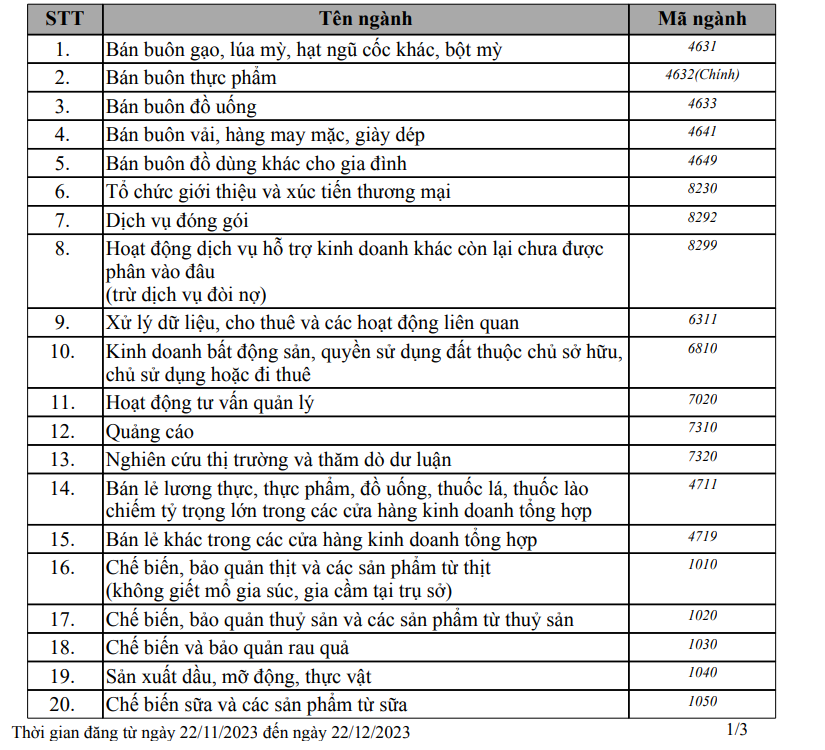
#> input picture extract_table_opencv/Screenshot 2023-12-18 154231.png, 825 x 750 px, found by its file name
$ jupyter execute --allow-errors tesserac.ipynb   (shell and % lines are left out)
#> lines starting #> are read from the running program, lines starting #| are printed output that depends on the picture; after the words box and inside, x2 and y2 are one past the last pixel; in counts of white or black regions, pixels touching at a corner belong together
[cell 1]
import cv2
import numpy as np
import pandas as pd
table_image = cv2.imread(r"C:\Users\weili\Pictures\Screenshots\Screenshot 2023-12-18 154231.png")
#> table_image is the input picture: shape (750, 825, 3); mean B, G, R 225, 225, 225

def preprocess(img, factor: int):
    gray = cv2.cvtColor(img, cv2.COLOR_BGR2GRAY)
    img = Image.fromarray(img)
    enhancer = ImageEnhance.Sharpness(img).enhance(factor)
    if gray.std() < 30:
        enhancer = ImageEnhance.Contrast(enhancer).enhance(factor)
    return np.array(enhancer)

gray = cv2.cvtColor(table_image, cv2.COLOR_BGR2GRAY)
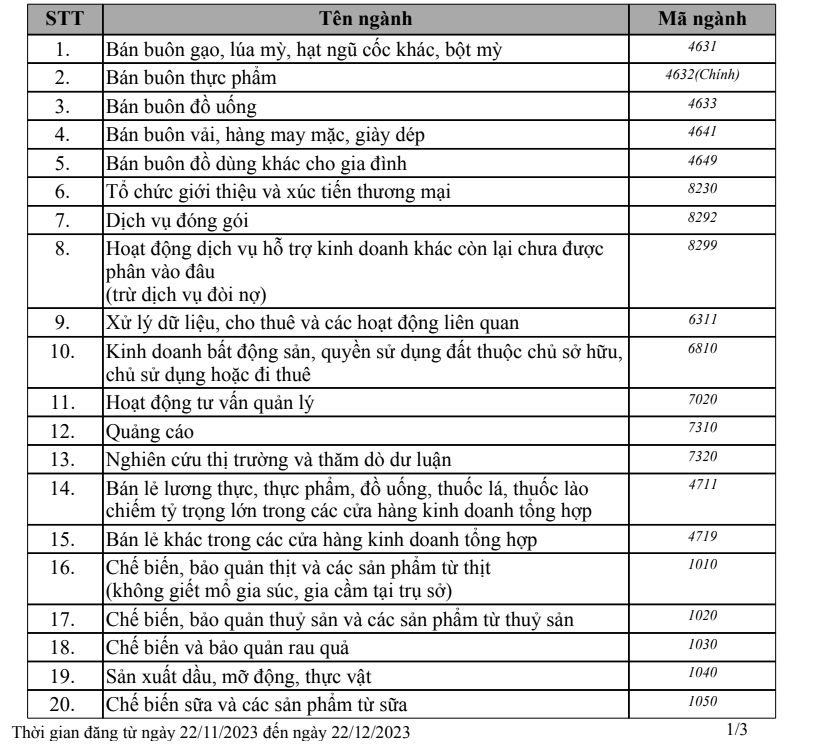
#> gray: shape (750, 825); min 0, max 255, mean 225
thresh, img_bin = cv2.threshold(
    gray, 128, 255, cv2.THRESH_BINARY | cv2.THRESH_OTSU)
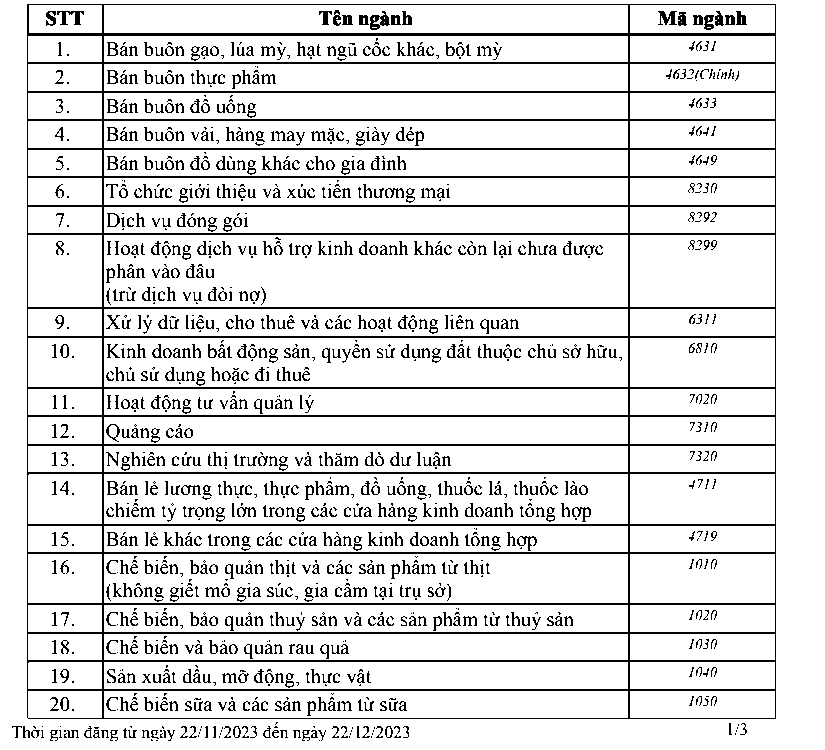
#> img_bin: shape (750, 825); 88.1% white; black in thin lines or dots
#> thresh = 149
img_bin = 255-img_bin
#> img_bin: shape (750, 825); 11.9% white in thin lines or dots

kernel_len = gray.shape[1]//120
#> kernel_len = 6
hor_kernel = cv2.getStructuringElement(cv2.MORPH_RECT, (kernel_len, 1))
#> hor_kernel = [[1, 1, 1, 1, 1, 1]]
image_horizontal = cv2.erode(img_bin, hor_kernel, iterations=3)
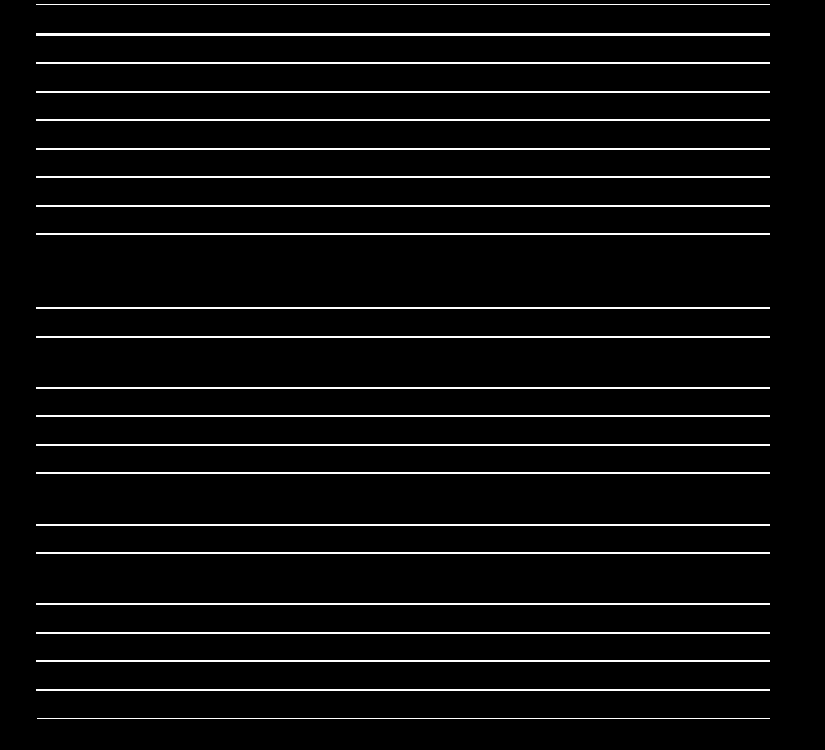
#> image_horizontal: shape (750, 825); 5.1% white in thin lines or dots, all inside (x1, y1, x2, y2) = (36, 4, 770, 719)
horizontal_lines = cv2.dilate(image_horizontal, hor_kernel, iterations=3)
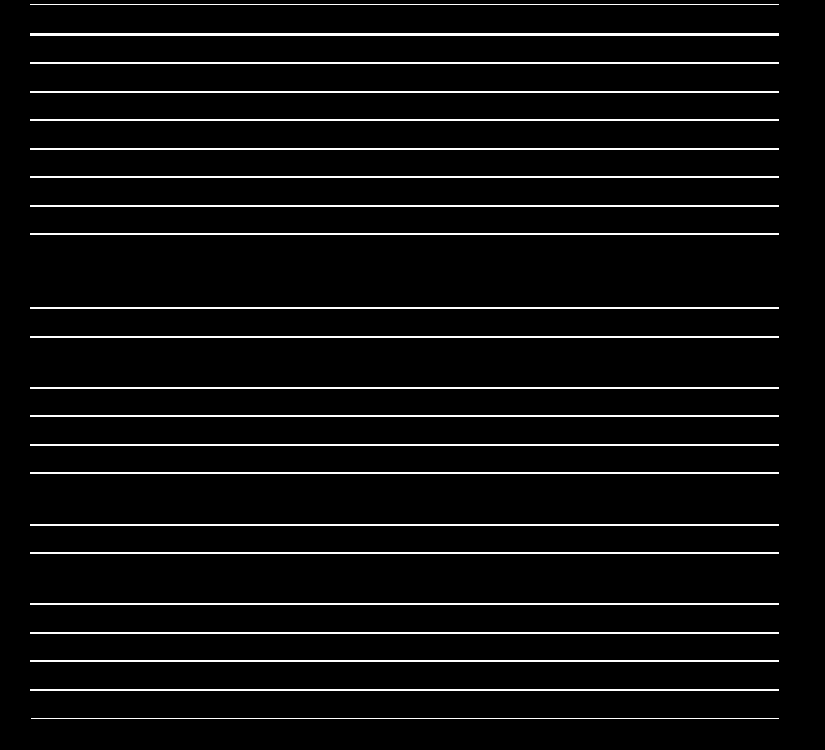
#> horizontal_lines: shape (750, 825); 5.2% white in thin lines or dots, all inside (x1, y1, x2, y2) = (30, 4, 779, 719)

h_lines = cv2.HoughLinesP(
    horizontal_lines, 1, np.pi/180, 30, maxLineGap=250)
#> h_lines = 43 rows, first 6: [30, 604, 778, 604], [30, 4, 778, 4], [30, 444, 778, 444], [30, 603, 778, 603], [30, 34, 778, 34], [30, 307, 778, 307]

[cell 2]
def group_h_lines(h_lines, thin_thresh):
#> called with h_lines = array of shape (43, 1, 4), thin_thresh = 6
    new_h_lines = []
    while len(h_lines) > 0:
        thresh = sorted(h_lines, key=lambda x: x[0][1])[0][0]
        lines = [line for line in h_lines if thresh[1] -
                 thin_thresh <= line[0][1] <= thresh[1] + thin_thresh]
        h_lines = [line for line in h_lines if thresh[1] - thin_thresh >
                   line[0][1] or line[0][1] > thresh[1] + thin_thresh]
        x = []
        for line in lines:
            x.append(line[0][0])
            x.append(line[0][2])
        x_min, x_max = min(x) - int(5*thin_thresh), max(x) + int(5*thin_thresh)
        new_h_lines.append([x_min, thresh[1], x_max, thresh[1]])
#> this loop made 22 passes
#> (lines, x_min) on passes 1, 3, 4, 5, 6, 7, 8, 9, 10, 11, 12, 13: ([[[30, 4, 778, 4]]], 0), ([[[30, 62, 778, 62]], [[30, 63, 778, 63]]], 0), ([[[30, 92, 778, 92]], [[30, 91, 778, 91]]], 0), ([[[30, 120, 778, 120]], [[30, 119, 778, 119]]], 0), ([[[30, 149, 778, 149]], [[30, 148, 778, 148]]], 0), ([[[30, 177, 778, 177]], [[30, 176, 778, 176]]], 0), ([[[30, 205, 778, 205]], [[30, 206, 778, 206]]], 0), ([[[30, 234, 778, 234]], [[30, 233, 778, 233]]], 0), ([[[30, 307, 778, 307]], [[30, 308, 778, 308]]], 0), ([[[30, 336, 778, 336]], [[30, 337, 778, 337]]], 0), ([[[30, 387, 778, 387]], [[30, 388, 778, 388]]], 0), ([[[30, 415, 778, 415]], [[30, 416, 778, 416]]], 0)
#> (thresh, x_min) on pass 2: ([30, 33, 778, 33], 0)
#> after the loop, h_lines = []; new_h_lines = 22 items, first 6: [0, 4, 808, 4], [0, 33, 808, 33], [0, 62, 808, 62], [0, 91, 808, 91], [0, 119, 808, 119], [0, 148, 808, 148]
    return new_h_lines

new_horizontal_lines = group_h_lines(h_lines, kernel_len)
#> new_horizontal_lines has the same summary as new_h_lines in group_h_lines

[cell 3]
kernel_len = gray.shape[1]//120
ver_kernel = cv2.getStructuringElement(cv2.MORPH_RECT, (1, kernel_len))
#> ver_kernel = [1, 1, 1, 1, 1, 1]
image_vertical = cv2.erode(img_bin, ver_kernel, iterations=3)
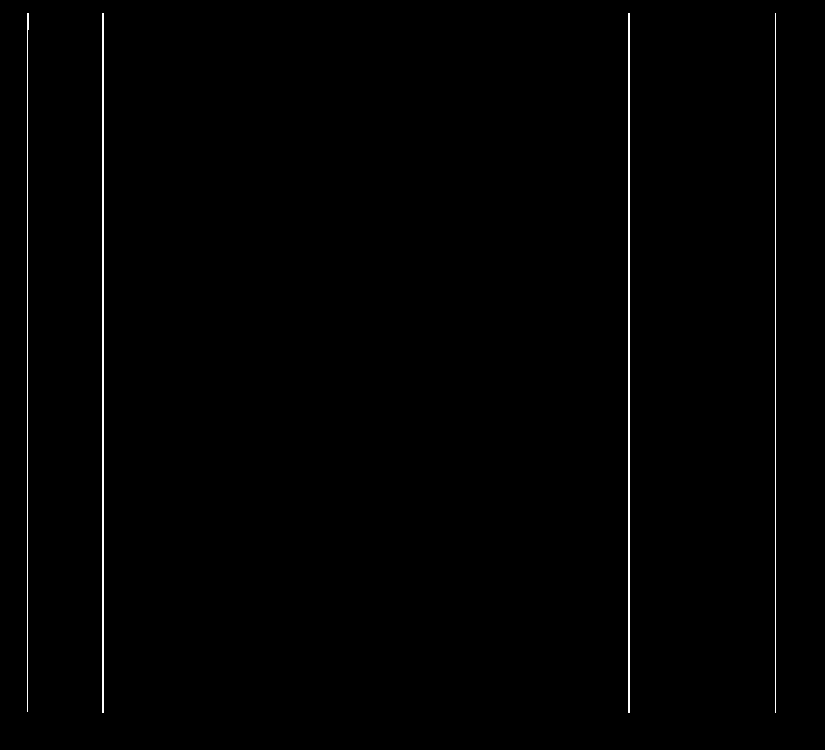
#> image_vertical: shape (750, 825); 0.68% white in thin lines or dots, all inside (x1, y1, x2, y2) = (27, 13, 776, 713)
vertical_lines = cv2.dilate(image_vertical, ver_kernel, iterations=3)
#> vertical_lines: shape (750, 825); 0.7% white in thin lines or dots, all inside (x1, y1, x2, y2) = (27, 7, 776, 722)

v_lines = cv2.HoughLinesP(vertical_lines, 1, np.pi/180, 30, maxLineGap=250)
#> v_lines = [[629, 721, 629, 7], [27, 720, 27, 7], [775, 721, 775, 7], [628, 721, 628, 7], [103, 721, 103, 7], [102, 721, 102, 7], [28, 38, 28, 7]]

def group_v_lines(v_lines, thin_thresh):
#> called with v_lines = array of shape (7, 1, 4), thin_thresh = 6
    new_v_lines = []
    while len(v_lines) > 0:
        thresh = sorted(v_lines, key=lambda x: x[0][0])[0][0]
        lines = [line for line in v_lines if thresh[0] -
                 thin_thresh <= line[0][0] <= thresh[0] + thin_thresh]
        v_lines = [line for line in v_lines if thresh[0] - thin_thresh >
                   line[0][0] or line[0][0] > thresh[0] + thin_thresh]
        y = []
        for line in lines:
            y.append(line[0][1])
            y.append(line[0][3])
        y_min, y_max = min(y) - int(4*thin_thresh), max(y) + int(4*thin_thresh)
        new_v_lines.append([thresh[0], y_min, thresh[0], y_max])
#> this loop made 4 passes
#> (lines, y_max) on passes 1, 2, 4: ([[[27, 720, 27, 7]], [[28, 38, 28, 7]]], 744), ([[[103, 721, 103, 7]], [[102, 721, 102, 7]]], 745), ([[[775, 721, 775, 7]]], 745)
#> (lines, v_lines, y_max) on pass 3: ([[[629, 721, 629, 7]], [[628, 721, 628, 7]]], [[[775, 721, 775, 7]]], 745)
#> after the loop, new_v_lines = [[27, -17, 27, 744], [102, -17, 102, 745], [628, -17, 628, 745], [775, -17, 775, 745]]; v_lines = []
    return new_v_lines

new_vertical_lines = group_v_lines(v_lines, kernel_len)
#> new_vertical_lines has the same summary as new_v_lines in group_v_lines

[cell 4]
def seg_intersect(line1: list, line2: list):
    a1, a2 = line1
    b1, b2 = line2
    da = a2-a1
    db = b2-b1
    dp = a1-b1

    def perp(a):
        b = np.empty_like(a)
        b[0] = -a[1]
        b[1] = a[0]
        return b

    dap = perp(da)
    denom = np.dot(dap, db)
    num = np.dot(dap, dp)
    return (num / denom.astype(float))*db + b1

[cell 5]
points = []
for hline in new_horizontal_lines:
    x1A, y1A, x2A, y2A = hline
    for vline in new_vertical_lines:
        x1B, y1B, x2B, y2B = vline

        line1 = [np.array([x1A, y1A]), np.array([x2A, y2A])]
        line2 = [np.array([x1B, y1B]), np.array([x2B, y2B])]

        x, y = seg_intersect(line1, line2)
        if x1A <= x <= x2A and y1B <= y <= y2B:
            points.append([int(x), int(y)])
#> this loop made 22 passes
#> (y1A, y2A) on passes 1 to 8: (4, 4), (33, 33), (62, 62), (91, 91), (119, 119), (148, 148), (176, 176), (205, 205)
#> hline on passes 13 to 18: [0, 415, 808, 415], [0, 444, 808, 444], [0, 472, 808, 472], [0, 524, 808, 524], [0, 552, 808, 552], [0, 603, 808, 603]

[cell 6]
def get_bottom_right(right_points, bottom_points, points):
    for right in right_points:
        for bottom in bottom_points:
            if [right[0], bottom[1]] in points:
                return right[0], bottom[1]
    return None, None

cells = []
for point in points:
    left, top = point
    right_points = sorted(
        [p for p in points if p[0] > left and p[1] == top], key=lambda x: x[0])
    bottom_points = sorted(
        [p for p in points if p[1] > top and p[0] == left], key=lambda x: x[1])

    right, bottom = get_bottom_right(
        right_points, bottom_points, points)
    if right and bottom:
        cv2.rectangle(table_image, (left, top), (right, bottom), (0, 0, 255), 2)
        cells.append([left, top, right, bottom])
#> this loop made 88 passes
#> point on passes 1 to 12: [27, 4], [102, 4], [628, 4], [775, 4], [27, 33], [102, 33], [628, 33], [775, 33], [27, 62], [102, 62], [628, 62], [775, 62]
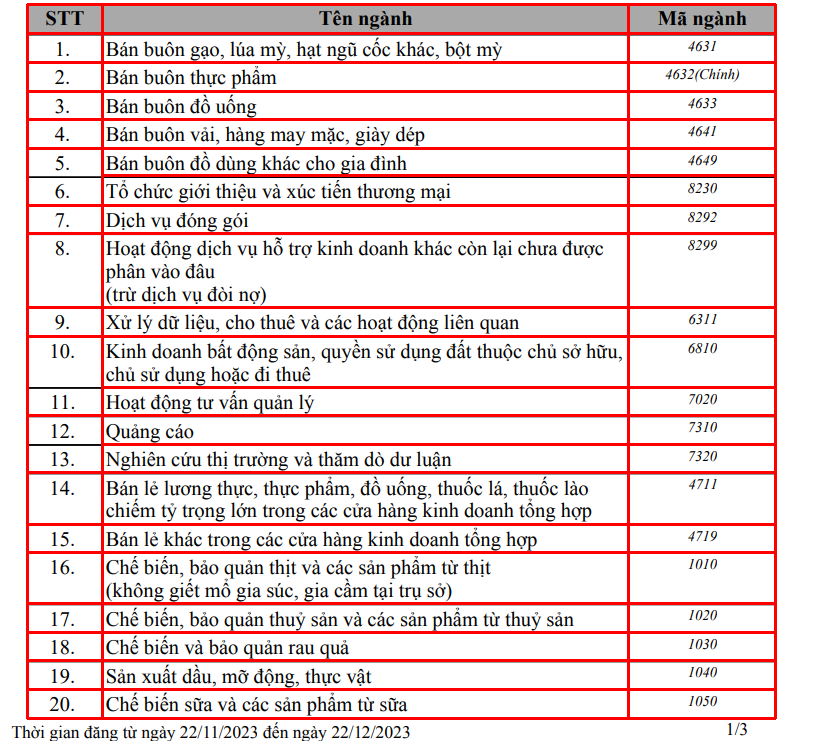
#> table_image: shape (750, 825, 3); 9.17% of pixels changed, all inside (x1, y1, x2, y2) = (26, 3, 777, 720)
